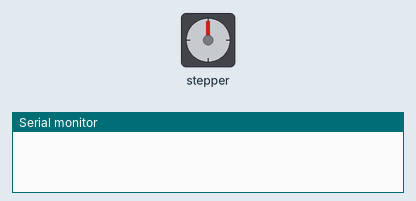
The sketch below on a simulated Arduino Uno, built with avr-gcc and run on an emulated ATmega328P. On the bench: stepper motor, the last lines printed to the serial monitor. Stepper angles assume 2048 steps per turn.

Above: at 0.05 s.
At 0.8 s:
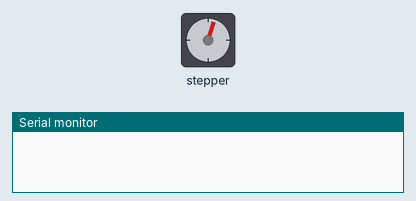
At 6.3 s:
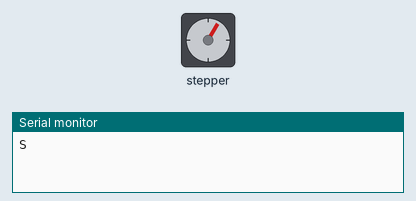
Timing chart, 0 to 8.2 s (numbered marks = the images above):
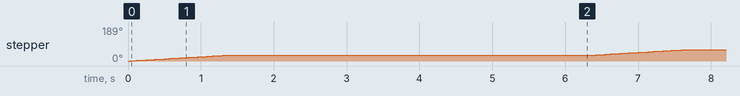

The sketch:

stepper.ino
```cpp
#include <Stepper.h>

// 1 step == 5.625 angles
const float one_step = 5.625;

Stepper motor = Stepper(64, 8, 9, 10, 11); // steps = 360/5.625, pins
const int rotate_angle = 30;
const int delay_time = 5000;

const int rotate_steps = (int) rotate_angle/one_step + 1; // coefficient

int count_steps = 0;

void setup(){
    motor.setSpeed(128);
    Serial.begin(9600);
}

void loop(){
  static boolean flag_end = false;

  if(test_angle()) {
    turn();
  }
  else{
    if(!flag_end){
      Serial.println('Z');
      flag_end = true;
    }
  }

}

void turn(){
    motor.step(rotate_angle * rotate_steps);
    Serial.println('S');
    delay(delay_time);
    Serial.println('A');
    Serial.println('4');
    count_steps++;
}

boolean test_angle(){
  return count_steps * rotate_angle < 180;
}
```

Measured:
- by itself, stepper: turns 31° clockwise in 1.3 s, repeating every 6.3 s
